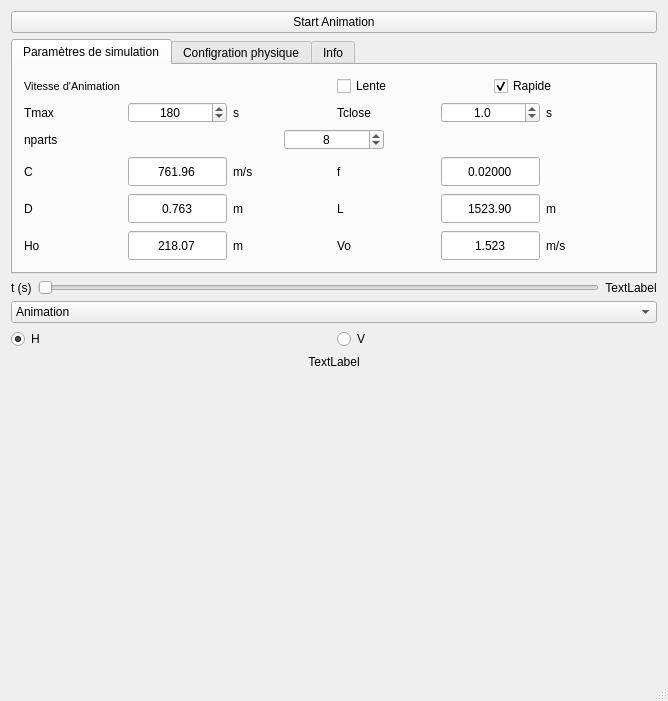
<?xml version="1.0" encoding="UTF-8"?>
<ui version="4.0">
 <class>water_hammer_simulation</class>
 <widget class="QMainWindow" name="water_hammer_simulation">
  <property name="geometry">
   <rect>
    <x>0</x>
    <y>0</y>
    <width>668</width>
    <height>701</height>
   </rect>
  </property>
  <property name="minimumSize">
   <size>
    <width>0</width>
    <height>701</height>
   </size>
  </property>
  <property name="windowTitle">
   <string>QCustomPlot plot examples</string>
  </property>
  <property name="autoFillBackground">
   <bool>false</bool>
  </property>
  <widget class="QWidget" name="centralWidget">
   <layout class="QVBoxLayout" name="verticalLayout">
    <item>
     <widget class="QPushButton" name="pushButton_StartAnimation">
      <property name="text">
       <string>Start Animation</string>
      </property>
     </widget>
    </item>
    <item>
     <widget class="QTabWidget" name="tabWidget">
      <property name="maximumSize">
       <size>
        <width>16777215</width>
        <height>235</height>
       </size>
      </property>
      <property name="autoFillBackground">
       <bool>false</bool>
      </property>
      <property name="currentIndex">
       <number>0</number>
      </property>
      <widget class="QWidget" name="tab">
       <attribute name="title">
        <string>Paramètres de simulation</string>
       </attribute>
       <layout class="QVBoxLayout" name="verticalLayout_4">
        <item>
         <layout class="QHBoxLayout" name="horizontalLayout_11">
          <item>
           <widget class="QLabel" name="label_4">
            <property name="font">
             <font>
              <pointsize>8</pointsize>
              <italic>false</italic>
             </font>
            </property>
            <property name="text">
             <string>Vitesse d'Animation</string>
            </property>
           </widget>
          </item>
          <item>
           <layout class="QHBoxLayout" name="horizontalLayout_4">
            <item>
             <widget class="QCheckBox" name="checkBox_ViteseAnimLente">
              <property name="text">
               <string>Lente</string>
              </property>
              <property name="autoExclusive">
               <bool>true</bool>
              </property>
             </widget>
            </item>
            <item>
             <widget class="QCheckBox" name="checkBox_ViteseAnimRapide">
              <property name="text">
               <string>Rapide</string>
              </property>
              <property name="checked">
               <bool>true</bool>
              </property>
              <property name="autoExclusive">
               <bool>true</bool>
              </property>
             </widget>
            </item>
           </layout>
          </item>
         </layout>
        </item>
        <item>
         <layout class="QHBoxLayout" name="horizontalLayout_9">
          <item>
           <layout class="QHBoxLayout" name="horizontalLayout">
            <item>
             <widget class="QLabel" name="label">
              <property name="maximumSize">
               <size>
                <width>16777215</width>
                <height>21</height>
               </size>
              </property>
              <property name="text">
               <string>Tmax</string>
              </property>
             </widget>
            </item>
            <item>
             <widget class="QSpinBox" name="spinBox_tempsSimulation">
              <property name="maximumSize">
               <size>
                <width>100</width>
                <height>21</height>
               </size>
              </property>
              <property name="toolTip">
               <string>Le temps total de simulation</string>
              </property>
              <property name="alignment">
               <set>Qt::AlignCenter</set>
              </property>
              <property name="minimum">
               <number>1</number>
              </property>
              <property name="maximum">
               <number>3600000</number>
              </property>
              <property name="value">
               <number>180</number>
              </property>
             </widget>
            </item>
            <item>
             <widget class="QLabel" name="label_2">
              <property name="maximumSize">
               <size>
                <width>16777215</width>
                <height>21</height>
               </size>
              </property>
              <property name="text">
               <string>s</string>
              </property>
             </widget>
            </item>
           </layout>
          </item>
          <item>
           <layout class="QHBoxLayout" name="horizontalLayout_8">
            <item>
             <widget class="QLabel" name="label_15">
              <property name="maximumSize">
               <size>
                <width>16777215</width>
                <height>21</height>
               </size>
              </property>
              <property name="text">
               <string>Tclose</string>
              </property>
             </widget>
            </item>
            <item>
             <widget class="QDoubleSpinBox" name="doubleSpinBox_Tclose">
              <property name="maximumSize">
               <size>
                <width>100</width>
                <height>21</height>
               </size>
              </property>
              <property name="toolTip">
               <string>Le temps de fermeture de la vanne</string>
              </property>
              <property name="alignment">
               <set>Qt::AlignCenter</set>
              </property>
              <property name="decimals">
               <number>1</number>
              </property>
              <property name="minimum">
               <double>0.000000000000000</double>
              </property>
              <property name="maximum">
               <double>3600.000000000000000</double>
              </property>
              <property name="singleStep">
               <double>0.100000000000000</double>
              </property>
              <property name="value">
               <double>1.000000000000000</double>
              </property>
             </widget>
            </item>
            <item>
             <widget class="QLabel" name="label_16">
              <property name="maximumSize">
               <size>
                <width>16777215</width>
                <height>21</height>
               </size>
              </property>
              <property name="text">
               <string>s</string>
              </property>
             </widget>
            </item>
           </layout>
          </item>
         </layout>
        </item>
        <item>
         <layout class="QHBoxLayout" name="horizontalLayout_2">
          <item>
           <widget class="QLabel" name="label_3">
            <property name="maximumSize">
             <size>
              <width>16777215</width>
              <height>21</height>
             </size>
            </property>
            <property name="text">
             <string>nparts</string>
            </property>
           </widget>
          </item>
          <item>
           <widget class="QSpinBox" name="spinBox_nparts">
            <property name="maximumSize">
             <size>
              <width>100</width>
              <height>21</height>
             </size>
            </property>
            <property name="toolTip">
             <string>Le nombre d'intervalles dans l'axe de la conduite (Nombre de points -1)</string>
            </property>
            <property name="alignment">
             <set>Qt::AlignCenter</set>
            </property>
            <property name="minimum">
             <number>1</number>
            </property>
            <property name="maximum">
             <number>100000</number>
            </property>
            <property name="value">
             <number>8</number>
            </property>
           </widget>
          </item>
          <item>
           <widget class="QLabel" name="label_12">
            <property name="maximumSize">
             <size>
              <width>16777215</width>
              <height>21</height>
             </size>
            </property>
            <property name="text">
             <string/>
            </property>
           </widget>
          </item>
         </layout>
        </item>
        <item>
         <layout class="QHBoxLayout" name="horizontalLayout_7">
          <item>
           <layout class="QHBoxLayout" name="horizontalLayout_3">
            <item>
             <widget class="QLabel" name="label_47">
              <property name="maximumSize">
               <size>
                <width>16777215</width>
                <height>21</height>
               </size>
              </property>
              <property name="text">
               <string>C</string>
              </property>
             </widget>
            </item>
            <item>
             <widget class="QDoubleSpinBox" name="lineEdit_C">
              <property name="minimumSize">
               <size>
                <width>0</width>
                <height>31</height>
               </size>
              </property>
              <property name="maximumSize">
               <size>
                <width>16777215</width>
                <height>45</height>
               </size>
              </property>
              <property name="toolTip">
               <string>La célérité  d'onde</string>
              </property>
              <property name="inputMethodHints">
               <set>Qt::ImhFormattedNumbersOnly|Qt::ImhPreferNumbers</set>
              </property>
              <property name="alignment">
               <set>Qt::AlignCenter</set>
              </property>
              <property name="buttonSymbols">
               <enum>QAbstractSpinBox::NoButtons</enum>
              </property>
              <property name="decimals">
               <number>2</number>
              </property>
              <property name="minimum">
               <double>1.000000000000000</double>
              </property>
              <property name="maximum">
               <double>100000.000000000000000</double>
              </property>
              <property name="singleStep">
               <double>0.000010000000000</double>
              </property>
              <property name="value">
               <double>761.960000000000036</double>
              </property>
             </widget>
            </item>
            <item>
             <widget class="QLabel" name="label_17">
              <property name="maximumSize">
               <size>
                <width>16777215</width>
                <height>21</height>
               </size>
              </property>
              <property name="text">
               <string>m/s</string>
              </property>
             </widget>
            </item>
           </layout>
          </item>
          <item>
           <layout class="QHBoxLayout" name="horizontalLayout_21">
            <item>
             <widget class="QLabel" name="label_51">
              <property name="text">
               <string>f</string>
              </property>
             </widget>
            </item>
            <item>
             <widget class="QDoubleSpinBox" name="lineEdit_f">
              <property name="minimumSize">
               <size>
                <width>0</width>
                <height>31</height>
               </size>
              </property>
              <property name="toolTip">
               <string>Le coefficient de frottement de Dracy-Weisbach : Top=1/8.f.rol.V.abs(V)</string>
              </property>
              <property name="inputMethodHints">
               <set>Qt::ImhFormattedNumbersOnly|Qt::ImhPreferNumbers</set>
              </property>
              <property name="alignment">
               <set>Qt::AlignCenter</set>
              </property>
              <property name="buttonSymbols">
               <enum>QAbstractSpinBox::NoButtons</enum>
              </property>
              <property name="decimals">
               <number>5</number>
              </property>
              <property name="minimum">
               <double>0.000000000000000</double>
              </property>
              <property name="maximum">
               <double>1.000000000000000</double>
              </property>
              <property name="singleStep">
               <double>0.000010000000000</double>
              </property>
              <property name="value">
               <double>0.020000000000000</double>
              </property>
             </widget>
            </item>
            <item>
             <widget class="QLabel" name="label_21">
              <property name="maximumSize">
               <size>
                <width>16777215</width>
                <height>21</height>
               </size>
              </property>
              <property name="text">
               <string/>
              </property>
             </widget>
            </item>
           </layout>
          </item>
         </layout>
        </item>
        <item>
         <layout class="QHBoxLayout" name="horizontalLayout_6">
          <item>
           <layout class="QHBoxLayout" name="horizontalLayout_16">
            <item>
             <widget class="QLabel" name="label_46">
              <property name="text">
               <string>D</string>
              </property>
             </widget>
            </item>
            <item>
             <widget class="QDoubleSpinBox" name="lineEdit_D">
              <property name="minimumSize">
               <size>
                <width>0</width>
                <height>31</height>
               </size>
              </property>
              <property name="maximumSize">
               <size>
                <width>16777215</width>
                <height>30</height>
               </size>
              </property>
              <property name="toolTip">
               <string>Le diamètre  de la conduite</string>
              </property>
              <property name="inputMethodHints">
               <set>Qt::ImhFormattedNumbersOnly|Qt::ImhPreferNumbers</set>
              </property>
              <property name="alignment">
               <set>Qt::AlignCenter</set>
              </property>
              <property name="buttonSymbols">
               <enum>QAbstractSpinBox::NoButtons</enum>
              </property>
              <property name="decimals">
               <number>3</number>
              </property>
              <property name="minimum">
               <double>0.001000000000000</double>
              </property>
              <property name="maximum">
               <double>360.000000000000000</double>
              </property>
              <property name="singleStep">
               <double>0.000010000000000</double>
              </property>
              <property name="value">
               <double>0.763000000000000</double>
              </property>
             </widget>
            </item>
            <item>
             <widget class="QLabel" name="label_14">
              <property name="maximumSize">
               <size>
                <width>16777215</width>
                <height>21</height>
               </size>
              </property>
              <property name="text">
               <string>m</string>
              </property>
             </widget>
            </item>
           </layout>
          </item>
          <item>
           <layout class="QHBoxLayout" name="horizontalLayout_18">
            <item>
             <widget class="QLabel" name="label_48">
              <property name="text">
               <string>L</string>
              </property>
             </widget>
            </item>
            <item>
             <widget class="QDoubleSpinBox" name="lineEdit_L">
              <property name="minimumSize">
               <size>
                <width>0</width>
                <height>31</height>
               </size>
              </property>
              <property name="toolTip">
               <string>La longueur  de la conduite</string>
              </property>
              <property name="inputMethodHints">
               <set>Qt::ImhFormattedNumbersOnly|Qt::ImhPreferNumbers</set>
              </property>
              <property name="alignment">
               <set>Qt::AlignCenter</set>
              </property>
              <property name="buttonSymbols">
               <enum>QAbstractSpinBox::NoButtons</enum>
              </property>
              <property name="decimals">
               <number>2</number>
              </property>
              <property name="minimum">
               <double>0.010000000000000</double>
              </property>
              <property name="maximum">
               <double>100000.000000000000000</double>
              </property>
              <property name="singleStep">
               <double>0.000010000000000</double>
              </property>
              <property name="value">
               <double>1523.900000000000091</double>
              </property>
             </widget>
            </item>
            <item>
             <widget class="QLabel" name="label_18">
              <property name="maximumSize">
               <size>
                <width>16777215</width>
                <height>21</height>
               </size>
              </property>
              <property name="text">
               <string>m</string>
              </property>
             </widget>
            </item>
           </layout>
          </item>
         </layout>
        </item>
        <item>
         <layout class="QHBoxLayout" name="horizontalLayout_5">
          <item>
           <layout class="QHBoxLayout" name="horizontalLayout_20">
            <item>
             <widget class="QLabel" name="label_50">
              <property name="text">
               <string>Ho</string>
              </property>
             </widget>
            </item>
            <item>
             <widget class="QDoubleSpinBox" name="lineEdit_Ho">
              <property name="minimumSize">
               <size>
                <width>0</width>
                <height>31</height>
               </size>
              </property>
              <property name="toolTip">
               <string>La hauteur d'eau dans le réservoir</string>
              </property>
              <property name="inputMethodHints">
               <set>Qt::ImhFormattedNumbersOnly|Qt::ImhPreferNumbers</set>
              </property>
              <property name="alignment">
               <set>Qt::AlignCenter</set>
              </property>
              <property name="buttonSymbols">
               <enum>QAbstractSpinBox::NoButtons</enum>
              </property>
              <property name="decimals">
               <number>2</number>
              </property>
              <property name="minimum">
               <double>0.010000000000000</double>
              </property>
              <property name="maximum">
               <double>100000.000000000000000</double>
              </property>
              <property name="singleStep">
               <double>0.000010000000000</double>
              </property>
              <property name="value">
               <double>218.069999999999993</double>
              </property>
             </widget>
            </item>
            <item>
             <widget class="QLabel" name="label_20">
              <property name="maximumSize">
               <size>
                <width>16777215</width>
                <height>21</height>
               </size>
              </property>
              <property name="text">
               <string>m</string>
              </property>
             </widget>
            </item>
           </layout>
          </item>
          <item>
           <layout class="QHBoxLayout" name="horizontalLayout_19">
            <item>
             <widget class="QLabel" name="label_49">
              <property name="text">
               <string>Vo</string>
              </property>
             </widget>
            </item>
            <item>
             <widget class="QDoubleSpinBox" name="lineEdit_Vo">
              <property name="minimumSize">
               <size>
                <width>0</width>
                <height>31</height>
               </size>
              </property>
              <property name="toolTip">
               <string>La vitesse intiale d'eau dans la conduite</string>
              </property>
              <property name="inputMethodHints">
               <set>Qt::ImhFormattedNumbersOnly|Qt::ImhPreferNumbers</set>
              </property>
              <property name="alignment">
               <set>Qt::AlignCenter</set>
              </property>
              <property name="buttonSymbols">
               <enum>QAbstractSpinBox::NoButtons</enum>
              </property>
              <property name="decimals">
               <number>3</number>
              </property>
              <property name="minimum">
               <double>0.001000000000000</double>
              </property>
              <property name="maximum">
               <double>1000.000000000000000</double>
              </property>
              <property name="singleStep">
               <double>0.000010000000000</double>
              </property>
              <property name="value">
               <double>1.523000000000000</double>
              </property>
             </widget>
            </item>
            <item>
             <widget class="QLabel" name="label_19">
              <property name="maximumSize">
               <size>
                <width>16777215</width>
                <height>21</height>
               </size>
              </property>
              <property name="text">
               <string>m/s</string>
              </property>
             </widget>
            </item>
           </layout>
          </item>
         </layout>
        </item>
       </layout>
      </widget>
      <widget class="QWidget" name="tab_2">
       <attribute name="title">
        <string>Configration physique</string>
       </attribute>
       <layout class="QVBoxLayout" name="verticalLayout_5">
        <item>
         <widget class="QLabel" name="label_6">
          <property name="text">
           <string/>
          </property>
          <property name="pixmap">
           <pixmap resource="qtresource.qrc">:/icons/water-hammer-simulation_Reservoir.png</pixmap>
          </property>
          <property name="scaledContents">
           <bool>true</bool>
          </property>
          <property name="wordWrap">
           <bool>false</bool>
          </property>
         </widget>
        </item>
       </layout>
      </widget>
      <widget class="QWidget" name="tab_3">
       <attribute name="title">
        <string>Info</string>
       </attribute>
       <layout class="QVBoxLayout" name="verticalLayout_6">
        <item>
         <layout class="QHBoxLayout" name="horizontalLayout_12">
          <item>
           <spacer name="horizontalSpacer">
            <property name="orientation">
             <enum>Qt::Horizontal</enum>
            </property>
            <property name="sizeHint" stdset="0">
             <size>
              <width>40</width>
              <height>20</height>
             </size>
            </property>
           </spacer>
          </item>
          <item>
           <widget class="QPushButton" name="pushButton_copy_table_in_Clipboard">
            <property name="text">
             <string>Copy tableau dans presse-papiers</string>
            </property>
           </widget>
          </item>
         </layout>
        </item>
        <item>
         <widget class="QTableWidget" name="tableWidget">
          <property name="minimumSize">
           <size>
            <width>350</width>
            <height>0</height>
           </size>
          </property>
          <property name="editTriggers">
           <set>QAbstractItemView::AllEditTriggers</set>
          </property>
          <property name="selectionBehavior">
           <enum>QAbstractItemView::SelectItems</enum>
          </property>
         </widget>
        </item>
       </layout>
      </widget>
     </widget>
    </item>
    <item>
     <layout class="QHBoxLayout" name="horizontalLayout_14">
      <item>
       <layout class="QHBoxLayout" name="horizontalLayout_10">
        <item>
         <widget class="QLabel" name="label_5">
          <property name="text">
           <string>t (s)</string>
          </property>
         </widget>
        </item>
        <item>
         <widget class="QSlider" name="horizontalSlider_k">
          <property name="autoFillBackground">
           <bool>true</bool>
          </property>
          <property name="maximum">
           <number>80</number>
          </property>
          <property name="orientation">
           <enum>Qt::Horizontal</enum>
          </property>
          <property name="invertedAppearance">
           <bool>false</bool>
          </property>
          <property name="invertedControls">
           <bool>false</bool>
          </property>
          <property name="tickPosition">
           <enum>QSlider::NoTicks</enum>
          </property>
          <property name="tickInterval">
           <number>1</number>
          </property>
         </widget>
        </item>
       </layout>
      </item>
      <item>
       <widget class="QLabel" name="label_tempsSimulation">
        <property name="maximumSize">
         <size>
          <width>16777215</width>
          <height>25</height>
         </size>
        </property>
        <property name="text">
         <string>TextLabel</string>
        </property>
        <property name="alignment">
         <set>Qt::AlignCenter</set>
        </property>
       </widget>
      </item>
     </layout>
    </item>
    <item>
     <widget class="QComboBox" name="comboBox">
      <item>
       <property name="text">
        <string>Animation</string>
       </property>
      </item>
      <item>
       <property name="text">
        <string>Validation théorique (Vanne)</string>
       </property>
      </item>
     </widget>
    </item>
    <item>
     <layout class="QHBoxLayout" name="horizontalLayout_13">
      <item>
       <widget class="QRadioButton" name="radioButton_H">
        <property name="text">
         <string>H</string>
        </property>
        <property name="checked">
         <bool>true</bool>
        </property>
       </widget>
      </item>
      <item>
       <widget class="QRadioButton" name="radioButton_V">
        <property name="text">
         <string>V</string>
        </property>
       </widget>
      </item>
     </layout>
    </item>
    <item>
     <widget class="QLabel" name="label_TempsRetour">
      <property name="text">
       <string>TextLabel</string>
      </property>
      <property name="alignment">
       <set>Qt::AlignCenter</set>
      </property>
     </widget>
    </item>
    <item>
     <widget class="QStackedWidget" name="stackedWidget">
      <property name="currentIndex">
       <number>0</number>
      </property>
      <widget class="QWidget" name="page_3">
       <layout class="QVBoxLayout" name="verticalLayout_2">
        <item>
         <widget class="QCustomPlot" name="customPlot" native="true">
          <property name="enabled">
           <bool>true</bool>
          </property>
          <property name="minimumSize">
           <size>
            <width>0</width>
            <height>0</height>
           </size>
          </property>
         </widget>
        </item>
       </layout>
      </widget>
      <widget class="QWidget" name="page_4">
       <layout class="QVBoxLayout" name="verticalLayout_3">
        <item>
         <widget class="QCustomPlot" name="customPlot_2" native="true">
          <property name="enabled">
           <bool>true</bool>
          </property>
         </widget>
        </item>
       </layout>
      </widget>
     </widget>
    </item>
   </layout>
   <zorder>stackedWidget</zorder>
   <zorder>pushButton_StartAnimation</zorder>
   <zorder>comboBox</zorder>
   <zorder>label_TempsRetour</zorder>
   <zorder>tabWidget</zorder>
   <zorder></zorder>
  </widget>
  <widget class="QStatusBar" name="statusBar"/>
 </widget>
 <layoutdefault spacing="6" margin="11"/>
 <customwidgets>
  <customwidget>
   <class>QCustomPlot</class>
   <extends>QWidget</extends>
   <header>qcustomplot/qcustomplot.h</header>
   <container>1</container>
  </customwidget>
 </customwidgets>
 <resources>
  <include location="qtresource.qrc"/>
 </resources>
 <connections>
  <connection>
   <sender>comboBox</sender>
   <signal>currentIndexChanged(int)</signal>
   <receiver>stackedWidget</receiver>
   <slot>setCurrentIndex(int)</slot>
   <hints>
    <hint type="sourcelabel">
     <x>323</x>
     <y>362</y>
    </hint>
    <hint type="destinationlabel">
     <x>610</x>
     <y>474</y>
    </hint>
   </hints>
  </connection>
 </connections>
</ui>
